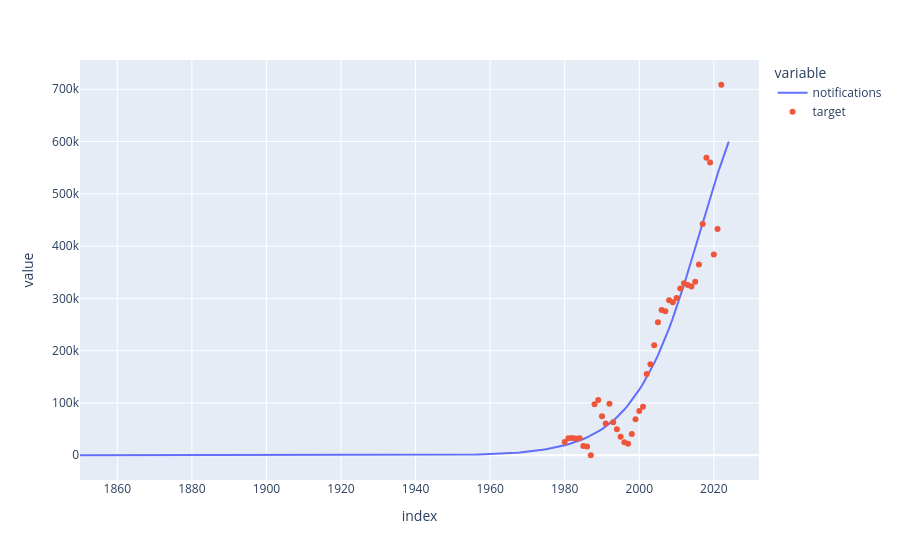

The notebook cell saved with this chart:
### Code cell
plot = model.get_derived_outputs_df().plot()
plot.add_trace(go.Scatter(x=dummy_target.index, y=dummy_target, mode='markers', name='target'))

### Figure 1 — Plotly figure (JSON) as saved in the notebook; plotly's stock layout.template omitted (floating-point values rounded to 4 significant figures; data arrays with more than 128 entries replaced by an {"elided": "..."} marker saying what was removed)
{"data": [{"hovertemplate": "variable=notifications<br>index=%{x}<br>value=%{y}<extra></extra>", "legendgroup": "notifications", "line": {"color": "#636efa", "dash": "solid"}, "marker": {"symbol": "circle"}, "mode": "lines", "name": "notifications", "orientation": "v", "showlegend": true, "type": "scatter", "x": {"elided": "175 int values"}, "xaxis": "x", "y": {"elided": "175 float values"}, "yaxis": "y"}, {"mode": "markers", "name": "target", "type": "scatter", "x": [1980, 1981, 1982, 1983, 1984, 1985, 1986, 1987, 1988, 1989, 1990, 1991, 1992, 1993, 1994, 1995, 1996, 1997, 1998, 1999, 2000, 2001, 2002, 2003, 2004, 2005, 2006, 2007, 2008, 2009, 2010, 2011, 2012, 2013, 2014, 2015, 2016, 2017, 2018, 2019, 2020, 2021, 2022], "y": [25235, 32461, 33000, 31809, 32432, 17681, 16750, 0, 97505, 105516, 74470, 60808, 98458, 62966, 49647, 35529, 24647, 22184, 40497, 69064, 84591, 92792, 155188, 174174, 210229, 254601, 277589, 275193, 296514, 292754, 300659, 318949, 328824, 325582, 322806, 331703, 364671, 442172, 568865, 559847, 384025, 432577, 708658]}], "layout": {"legend": {"title": {"text": "variable"}, "tracegroupgap": 0}, "margin": {"t": 60}, "xaxis": {"anchor": "y", "domain": [0, 1], "title": {"text": "index"}}, "yaxis": {"anchor": "x", "domain": [0, 1], "title": {"text": "value"}}}}
